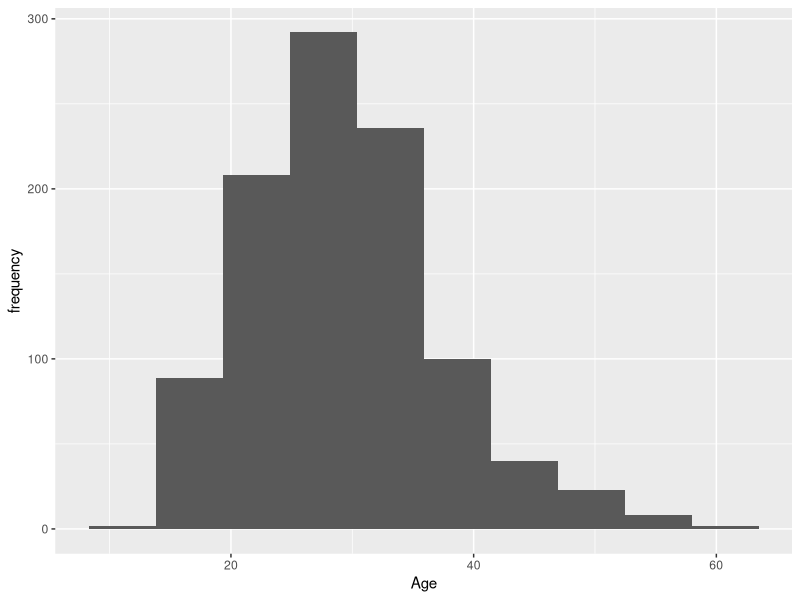
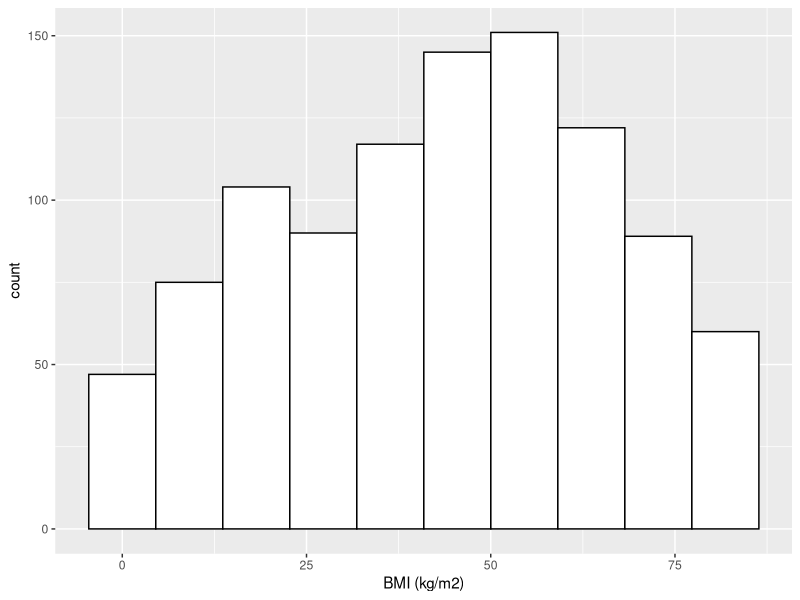
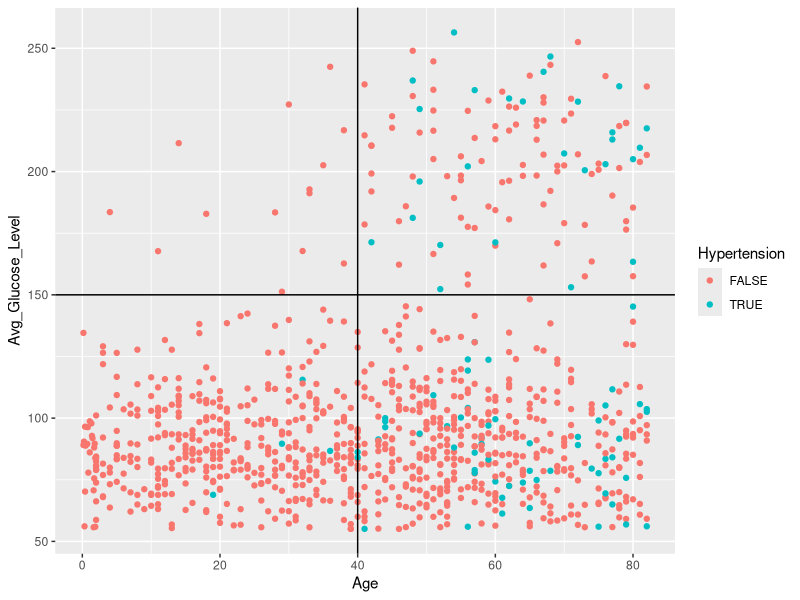
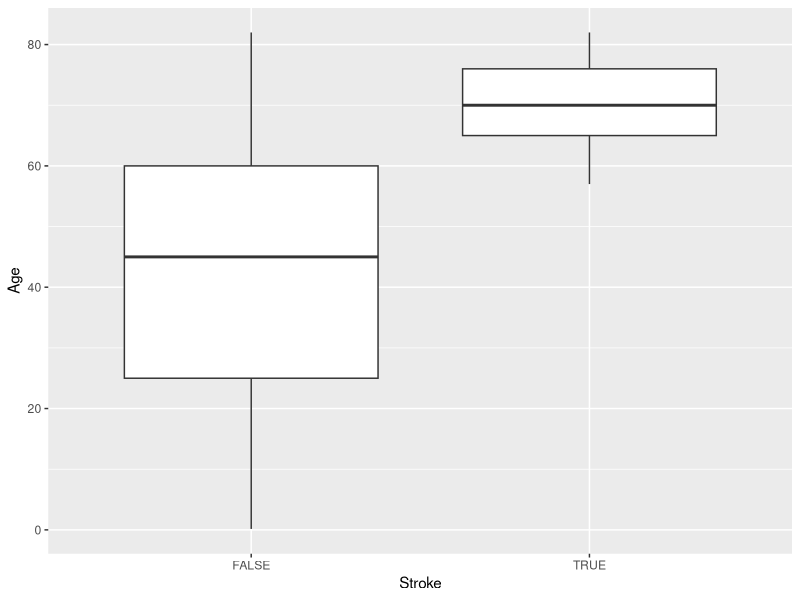

R code for these plots, in order:
# R packages

# installing the packages (only need to do this once if packages are not installed)
install.packages('tidyverse') # install the tidyverse package
install.packages('e1071') # install the e1071 package

# loading the packages
library(tidyverse) # load the tidyverse package
library(e1071) # load the e1071 package

setwd("C:/Users/Jordan Lian/OneDrive - Northeastern University/Fall 2020/IE 6200/Lab 3")

# import the health dataset
health_df <- read.table('Health_Dataset.csv', # file to be imported
                        header = TRUE, # the dataset has header columns
                        sep = ',') # the field separator character. Values on each line
# of the file are separated by this character

str(health_df) #structure of the dataset

# descriptive statistics
head(health_df)

# example 1: find the average age of people who have suffered from a stroke.

stroke_df <- health_df[health_df$Stroke == TRUE,]
head(stroke_df)


stroke_df$Age
mean_stroke_age <- mean(stroke_df$Age)
mean_stroke_age

# we can do the entire operation in a single line as well
mean_stroke_age2 <- mean(health_df[health_df$Stroke == TRUE, ]$Age)
mean_stroke_age2

# median
median_age <- median(health_df$Age)
median_age

# Minimum and Maximum
min_age <- min(health_df$Age)
min_age

max_age <- max(health_df$Age)
max_age

# Measures of Variablility
### Range
range_age <- range(health_df$Age)
range_age



### Quantiles
quantile(health_df$Age)

# To get the point till which the first 10% of data lies, we can do the following
quantile(health_df$Age, prob = 0.10)
?quantile()

### Variance
var_age <- var(health_df$Age)
var_age


### Standard Deviation
sd_stroke_age <- sd(health_df[health_df$Stroke == TRUE, ]$Age)
sd_stroke_age


### Coefficient of Variation 
cv_stroke_age <- (sd_stroke_age/mean_stroke_age)*100
cv_stroke_age

## Measures of Symmetry

### Skewness
skewness_age <- skewness(health_df$Age)
skewness_age

### Kurtosis
kurtosis_age <- kurtosis(health_df$Age)
kurtosis_age

## Summary
summary(health_df)

# Visual Analysis

## Histogram
 ggplot(data = health_df) + 
  geom_histogram(mapping = aes(x = BMI),bins = 10) +
  xlab('Age') +
   ylab('frequency')
  
skewness(health_df$BMI)
kurtosis(health_df$BMI)
ggplot(data = health_df) + 
  geom_histogram(mapping = aes(x = Age),bins = 10,
                 color = 'Black', fill = 'White') +
  xlab('BMI (kg/m2)')

## Scatter plot
ggplot(data = health_df) + 
  geom_point(mapping = aes(x = Age, y = Avg_Glucose_Level, color = Hypertension)) +
  geom_vline(xintercept = 40) +
  geom_hline(yintercept = 150)

## Stem and Leaf Plot
stem(health_df$Age)

## Boxplot
boxplot <- ggplot(data = health_df) + 
  geom_boxplot(mapping = aes(x = Stroke, y = Age))

boxplot